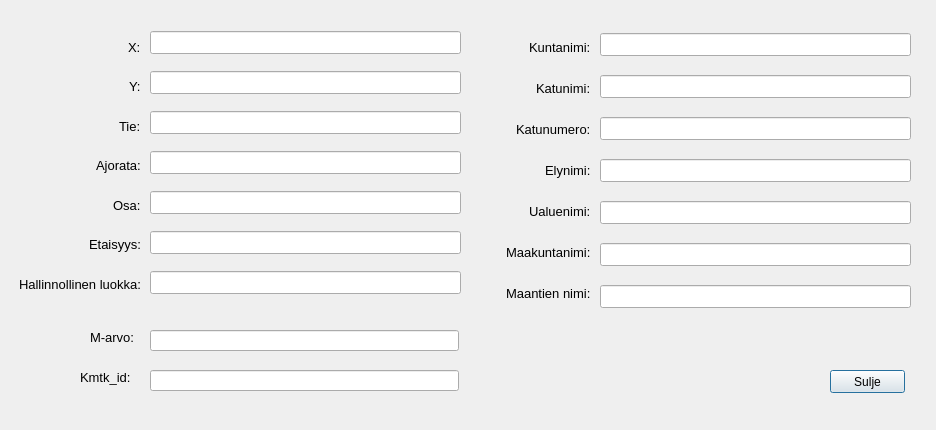
<?xml version="1.0" encoding="UTF-8"?>
<ui version="4.0">
 <class>Properties</class>
 <widget class="QDialog" name="Properties">
  <property name="geometry">
   <rect>
    <x>0</x>
    <y>0</y>
    <width>936</width>
    <height>430</height>
   </rect>
  </property>
  <property name="minimumSize">
   <size>
    <width>0</width>
    <height>0</height>
   </size>
  </property>
  <property name="windowTitle">
   <string>Ominaisuudet</string>
  </property>
  <property name="sizeGripEnabled">
   <bool>false</bool>
  </property>
  <widget class="QWidget" name="layoutWidget">
   <property name="geometry">
    <rect>
     <x>150</x>
     <y>20</y>
     <width>311</width>
     <height>291</height>
    </rect>
   </property>
   <property name="font">
    <font>
     <pointsize>10</pointsize>
    </font>
   </property>
   <layout class="QVBoxLayout" name="verticalLayout">
    <item>
     <widget class="QLineEdit" name="XlineEdit">
      <property name="palette">
       <palette>
        <active>
         <colorrole role="Base">
          <brush brushstyle="SolidPattern">
           <color alpha="255">
            <red>255</red>
            <green>255</green>
            <blue>255</blue>
           </color>
          </brush>
         </colorrole>
        </active>
        <inactive>
         <colorrole role="Base">
          <brush brushstyle="SolidPattern">
           <color alpha="255">
            <red>255</red>
            <green>255</green>
            <blue>255</blue>
           </color>
          </brush>
         </colorrole>
        </inactive>
        <disabled>
         <colorrole role="Base">
          <brush brushstyle="SolidPattern">
           <color alpha="255">
            <red>240</red>
            <green>240</green>
            <blue>240</blue>
           </color>
          </brush>
         </colorrole>
        </disabled>
       </palette>
      </property>
      <property name="font">
       <font>
        <pointsize>10</pointsize>
       </font>
      </property>
      <property name="styleSheet">
       <string notr="true"/>
      </property>
      <property name="text">
       <string/>
      </property>
      <property name="clearButtonEnabled">
       <bool>false</bool>
      </property>
     </widget>
    </item>
    <item>
     <widget class="QLineEdit" name="YlineEdit">
      <property name="font">
       <font>
        <pointsize>10</pointsize>
       </font>
      </property>
     </widget>
    </item>
    <item>
     <widget class="QLineEdit" name="TielineEdit">
      <property name="palette">
       <palette>
        <active>
         <colorrole role="Base">
          <brush brushstyle="SolidPattern">
           <color alpha="255">
            <red>255</red>
            <green>255</green>
            <blue>255</blue>
           </color>
          </brush>
         </colorrole>
        </active>
        <inactive>
         <colorrole role="Base">
          <brush brushstyle="SolidPattern">
           <color alpha="255">
            <red>255</red>
            <green>255</green>
            <blue>255</blue>
           </color>
          </brush>
         </colorrole>
        </inactive>
        <disabled>
         <colorrole role="Base">
          <brush brushstyle="SolidPattern">
           <color alpha="255">
            <red>240</red>
            <green>240</green>
            <blue>240</blue>
           </color>
          </brush>
         </colorrole>
        </disabled>
       </palette>
      </property>
      <property name="font">
       <font>
        <pointsize>10</pointsize>
       </font>
      </property>
      <property name="styleSheet">
       <string notr="true"/>
      </property>
      <property name="text">
       <string/>
      </property>
      <property name="clearButtonEnabled">
       <bool>false</bool>
      </property>
     </widget>
    </item>
    <item>
     <widget class="QLineEdit" name="AjoratalineEdit">
      <property name="font">
       <font>
        <pointsize>10</pointsize>
       </font>
      </property>
      <property name="text">
       <string/>
      </property>
     </widget>
    </item>
    <item>
     <widget class="QLineEdit" name="OsalineEdit">
      <property name="palette">
       <palette>
        <active>
         <colorrole role="Base">
          <brush brushstyle="SolidPattern">
           <color alpha="255">
            <red>255</red>
            <green>255</green>
            <blue>255</blue>
           </color>
          </brush>
         </colorrole>
        </active>
        <inactive>
         <colorrole role="Base">
          <brush brushstyle="SolidPattern">
           <color alpha="255">
            <red>255</red>
            <green>255</green>
            <blue>255</blue>
           </color>
          </brush>
         </colorrole>
        </inactive>
        <disabled>
         <colorrole role="Base">
          <brush brushstyle="SolidPattern">
           <color alpha="255">
            <red>240</red>
            <green>240</green>
            <blue>240</blue>
           </color>
          </brush>
         </colorrole>
        </disabled>
       </palette>
      </property>
      <property name="font">
       <font>
        <pointsize>10</pointsize>
       </font>
      </property>
      <property name="styleSheet">
       <string notr="true"/>
      </property>
      <property name="text">
       <string/>
      </property>
      <property name="clearButtonEnabled">
       <bool>false</bool>
      </property>
     </widget>
    </item>
    <item>
     <widget class="QLineEdit" name="EtaisyyslineEdit">
      <property name="font">
       <font>
        <pointsize>10</pointsize>
       </font>
      </property>
      <property name="text">
       <string/>
      </property>
     </widget>
    </item>
    <item>
     <widget class="QLineEdit" name="HaLulineEdit">
      <property name="palette">
       <palette>
        <active>
         <colorrole role="Base">
          <brush brushstyle="SolidPattern">
           <color alpha="255">
            <red>255</red>
            <green>255</green>
            <blue>255</blue>
           </color>
          </brush>
         </colorrole>
        </active>
        <inactive>
         <colorrole role="Base">
          <brush brushstyle="SolidPattern">
           <color alpha="255">
            <red>255</red>
            <green>255</green>
            <blue>255</blue>
           </color>
          </brush>
         </colorrole>
        </inactive>
        <disabled>
         <colorrole role="Base">
          <brush brushstyle="SolidPattern">
           <color alpha="255">
            <red>240</red>
            <green>240</green>
            <blue>240</blue>
           </color>
          </brush>
         </colorrole>
        </disabled>
       </palette>
      </property>
      <property name="font">
       <font>
        <pointsize>10</pointsize>
       </font>
      </property>
      <property name="styleSheet">
       <string notr="true"/>
      </property>
      <property name="text">
       <string/>
      </property>
      <property name="clearButtonEnabled">
       <bool>false</bool>
      </property>
     </widget>
    </item>
   </layout>
  </widget>
  <widget class="QPushButton" name="SuljeButton">
   <property name="geometry">
    <rect>
     <x>830</x>
     <y>370</y>
     <width>75</width>
     <height>23</height>
    </rect>
   </property>
   <property name="text">
    <string>Sulje</string>
   </property>
  </widget>
  <widget class="QWidget" name="layoutWidget">
   <property name="geometry">
    <rect>
     <x>10</x>
     <y>30</y>
     <width>131</width>
     <height>271</height>
    </rect>
   </property>
   <property name="font">
    <font>
     <pointsize>10</pointsize>
    </font>
   </property>
   <layout class="QVBoxLayout" name="verticalLayout_2">
    <item alignment="Qt::AlignRight">
     <widget class="QLabel" name="label">
      <property name="font">
       <font>
        <pointsize>10</pointsize>
       </font>
      </property>
      <property name="text">
       <string>X:</string>
      </property>
     </widget>
    </item>
    <item alignment="Qt::AlignRight">
     <widget class="QLabel" name="label_3">
      <property name="font">
       <font>
        <pointsize>10</pointsize>
       </font>
      </property>
      <property name="text">
       <string>Y:</string>
      </property>
     </widget>
    </item>
    <item alignment="Qt::AlignRight">
     <widget class="QLabel" name="label_4">
      <property name="font">
       <font>
        <pointsize>10</pointsize>
       </font>
      </property>
      <property name="text">
       <string>Tie:</string>
      </property>
     </widget>
    </item>
    <item alignment="Qt::AlignRight">
     <widget class="QLabel" name="label_5">
      <property name="font">
       <font>
        <pointsize>10</pointsize>
       </font>
      </property>
      <property name="text">
       <string>Ajorata:</string>
      </property>
     </widget>
    </item>
    <item alignment="Qt::AlignRight">
     <widget class="QLabel" name="label_2">
      <property name="font">
       <font>
        <pointsize>10</pointsize>
       </font>
      </property>
      <property name="text">
       <string>Osa:</string>
      </property>
     </widget>
    </item>
    <item alignment="Qt::AlignRight">
     <widget class="QLabel" name="label_6">
      <property name="font">
       <font>
        <pointsize>10</pointsize>
       </font>
      </property>
      <property name="text">
       <string>Etaisyys:</string>
      </property>
     </widget>
    </item>
    <item alignment="Qt::AlignRight">
     <widget class="QLabel" name="label_10">
      <property name="font">
       <font>
        <pointsize>10</pointsize>
       </font>
      </property>
      <property name="text">
       <string>Hallinnollinen luokka:</string>
      </property>
     </widget>
    </item>
   </layout>
  </widget>
  <widget class="QWidget" name="layoutWidget">
   <property name="geometry">
    <rect>
     <x>600</x>
     <y>20</y>
     <width>311</width>
     <height>301</height>
    </rect>
   </property>
   <property name="font">
    <font>
     <pointsize>10</pointsize>
    </font>
   </property>
   <layout class="QVBoxLayout" name="verticalLayout_3">
    <item>
     <widget class="QLineEdit" name="KuntanimilineEdit">
      <property name="palette">
       <palette>
        <active>
         <colorrole role="Base">
          <brush brushstyle="SolidPattern">
           <color alpha="255">
            <red>255</red>
            <green>255</green>
            <blue>255</blue>
           </color>
          </brush>
         </colorrole>
        </active>
        <inactive>
         <colorrole role="Base">
          <brush brushstyle="SolidPattern">
           <color alpha="255">
            <red>255</red>
            <green>255</green>
            <blue>255</blue>
           </color>
          </brush>
         </colorrole>
        </inactive>
        <disabled>
         <colorrole role="Base">
          <brush brushstyle="SolidPattern">
           <color alpha="255">
            <red>240</red>
            <green>240</green>
            <blue>240</blue>
           </color>
          </brush>
         </colorrole>
        </disabled>
       </palette>
      </property>
      <property name="font">
       <font>
        <pointsize>10</pointsize>
       </font>
      </property>
      <property name="styleSheet">
       <string notr="true"/>
      </property>
      <property name="text">
       <string/>
      </property>
      <property name="clearButtonEnabled">
       <bool>false</bool>
      </property>
     </widget>
    </item>
    <item>
     <widget class="QLineEdit" name="KatunimilineEdit">
      <property name="font">
       <font>
        <pointsize>10</pointsize>
       </font>
      </property>
      <property name="text">
       <string/>
      </property>
     </widget>
    </item>
    <item>
     <widget class="QLineEdit" name="KatunumerolineEdit">
      <property name="palette">
       <palette>
        <active>
         <colorrole role="Base">
          <brush brushstyle="SolidPattern">
           <color alpha="255">
            <red>255</red>
            <green>255</green>
            <blue>255</blue>
           </color>
          </brush>
         </colorrole>
        </active>
        <inactive>
         <colorrole role="Base">
          <brush brushstyle="SolidPattern">
           <color alpha="255">
            <red>255</red>
            <green>255</green>
            <blue>255</blue>
           </color>
          </brush>
         </colorrole>
        </inactive>
        <disabled>
         <colorrole role="Base">
          <brush brushstyle="SolidPattern">
           <color alpha="255">
            <red>240</red>
            <green>240</green>
            <blue>240</blue>
           </color>
          </brush>
         </colorrole>
        </disabled>
       </palette>
      </property>
      <property name="font">
       <font>
        <pointsize>10</pointsize>
       </font>
      </property>
      <property name="styleSheet">
       <string notr="true"/>
      </property>
      <property name="text">
       <string/>
      </property>
      <property name="clearButtonEnabled">
       <bool>false</bool>
      </property>
     </widget>
    </item>
    <item>
     <widget class="QLineEdit" name="ElynimilineEdit">
      <property name="font">
       <font>
        <pointsize>10</pointsize>
       </font>
      </property>
     </widget>
    </item>
    <item>
     <widget class="QLineEdit" name="UaluenimilineEdit">
      <property name="palette">
       <palette>
        <active>
         <colorrole role="Base">
          <brush brushstyle="SolidPattern">
           <color alpha="255">
            <red>255</red>
            <green>255</green>
            <blue>255</blue>
           </color>
          </brush>
         </colorrole>
        </active>
        <inactive>
         <colorrole role="Base">
          <brush brushstyle="SolidPattern">
           <color alpha="255">
            <red>255</red>
            <green>255</green>
            <blue>255</blue>
           </color>
          </brush>
         </colorrole>
        </inactive>
        <disabled>
         <colorrole role="Base">
          <brush brushstyle="SolidPattern">
           <color alpha="255">
            <red>240</red>
            <green>240</green>
            <blue>240</blue>
           </color>
          </brush>
         </colorrole>
        </disabled>
       </palette>
      </property>
      <property name="font">
       <font>
        <pointsize>10</pointsize>
       </font>
      </property>
      <property name="styleSheet">
       <string notr="true"/>
      </property>
      <property name="text">
       <string/>
      </property>
      <property name="clearButtonEnabled">
       <bool>false</bool>
      </property>
     </widget>
    </item>
    <item>
     <widget class="QLineEdit" name="MaakuntanimilineEdit">
      <property name="font">
       <font>
        <pointsize>10</pointsize>
       </font>
      </property>
      <property name="text">
       <string/>
      </property>
     </widget>
    </item>
    <item>
     <widget class="QLineEdit" name="MaantiennimilineEdit">
      <property name="font">
       <font>
        <pointsize>10</pointsize>
       </font>
      </property>
      <property name="text">
       <string/>
      </property>
     </widget>
    </item>
   </layout>
  </widget>
  <widget class="QWidget" name="layoutWidget">
   <property name="geometry">
    <rect>
     <x>480</x>
     <y>30</y>
     <width>111</width>
     <height>281</height>
    </rect>
   </property>
   <property name="font">
    <font>
     <pointsize>10</pointsize>
    </font>
   </property>
   <layout class="QVBoxLayout" name="verticalLayout_4">
    <item alignment="Qt::AlignRight">
     <widget class="QLabel" name="label_11">
      <property name="font">
       <font>
        <pointsize>10</pointsize>
       </font>
      </property>
      <property name="text">
       <string>Kuntanimi:</string>
      </property>
     </widget>
    </item>
    <item alignment="Qt::AlignRight">
     <widget class="QLabel" name="label_9">
      <property name="font">
       <font>
        <pointsize>10</pointsize>
       </font>
      </property>
      <property name="text">
       <string>Katunimi:</string>
      </property>
     </widget>
    </item>
    <item alignment="Qt::AlignRight">
     <widget class="QLabel" name="label_7">
      <property name="font">
       <font>
        <pointsize>10</pointsize>
       </font>
      </property>
      <property name="text">
       <string>Katunumero:</string>
      </property>
     </widget>
    </item>
    <item alignment="Qt::AlignRight">
     <widget class="QLabel" name="label_13">
      <property name="font">
       <font>
        <pointsize>10</pointsize>
       </font>
      </property>
      <property name="text">
       <string>Elynimi:</string>
      </property>
     </widget>
    </item>
    <item alignment="Qt::AlignRight">
     <widget class="QLabel" name="label_12">
      <property name="font">
       <font>
        <pointsize>10</pointsize>
       </font>
      </property>
      <property name="text">
       <string>Ualuenimi:</string>
      </property>
     </widget>
    </item>
    <item alignment="Qt::AlignRight">
     <widget class="QLabel" name="label_14">
      <property name="font">
       <font>
        <pointsize>10</pointsize>
       </font>
      </property>
      <property name="text">
       <string>Maakuntanimi:</string>
      </property>
     </widget>
    </item>
    <item alignment="Qt::AlignRight">
     <widget class="QLabel" name="label_17">
      <property name="font">
       <font>
        <pointsize>10</pointsize>
       </font>
      </property>
      <property name="text">
       <string>Maantien nimi:</string>
      </property>
     </widget>
    </item>
   </layout>
  </widget>
  <widget class="QLineEdit" name="M_arvolineEdit">
   <property name="geometry">
    <rect>
     <x>150</x>
     <y>330</y>
     <width>309</width>
     <height>21</height>
    </rect>
   </property>
   <property name="font">
    <font>
     <pointsize>10</pointsize>
    </font>
   </property>
   <property name="text">
    <string/>
   </property>
  </widget>
  <widget class="QLineEdit" name="Kmtk_idlineEdit">
   <property name="geometry">
    <rect>
     <x>150</x>
     <y>370</y>
     <width>309</width>
     <height>21</height>
    </rect>
   </property>
   <property name="palette">
    <palette>
     <active>
      <colorrole role="Base">
       <brush brushstyle="SolidPattern">
        <color alpha="255">
         <red>255</red>
         <green>255</green>
         <blue>255</blue>
        </color>
       </brush>
      </colorrole>
     </active>
     <inactive>
      <colorrole role="Base">
       <brush brushstyle="SolidPattern">
        <color alpha="255">
         <red>255</red>
         <green>255</green>
         <blue>255</blue>
        </color>
       </brush>
      </colorrole>
     </inactive>
     <disabled>
      <colorrole role="Base">
       <brush brushstyle="SolidPattern">
        <color alpha="255">
         <red>240</red>
         <green>240</green>
         <blue>240</blue>
        </color>
       </brush>
      </colorrole>
     </disabled>
    </palette>
   </property>
   <property name="font">
    <font>
     <pointsize>10</pointsize>
    </font>
   </property>
   <property name="styleSheet">
    <string notr="true"/>
   </property>
   <property name="text">
    <string/>
   </property>
   <property name="clearButtonEnabled">
    <bool>false</bool>
   </property>
  </widget>
  <widget class="QLabel" name="label_15">
   <property name="geometry">
    <rect>
     <x>90</x>
     <y>320</y>
     <width>51</width>
     <height>34</height>
    </rect>
   </property>
   <property name="font">
    <font>
     <pointsize>10</pointsize>
    </font>
   </property>
   <property name="text">
    <string>M-arvo:</string>
   </property>
  </widget>
  <widget class="QLabel" name="label_16">
   <property name="geometry">
    <rect>
     <x>80</x>
     <y>360</y>
     <width>51</width>
     <height>34</height>
    </rect>
   </property>
   <property name="font">
    <font>
     <pointsize>10</pointsize>
    </font>
   </property>
   <property name="text">
    <string>Kmtk_id:</string>
   </property>
  </widget>
 </widget>
 <resources/>
 <connections>
  <connection>
   <sender>SuljeButton</sender>
   <signal>clicked()</signal>
   <receiver>Properties</receiver>
   <slot>close()</slot>
   <hints>
    <hint type="sourcelabel">
     <x>867</x>
     <y>411</y>
    </hint>
    <hint type="destinationlabel">
     <x>467</x>
     <y>219</y>
    </hint>
   </hints>
  </connection>
 </connections>
</ui>
